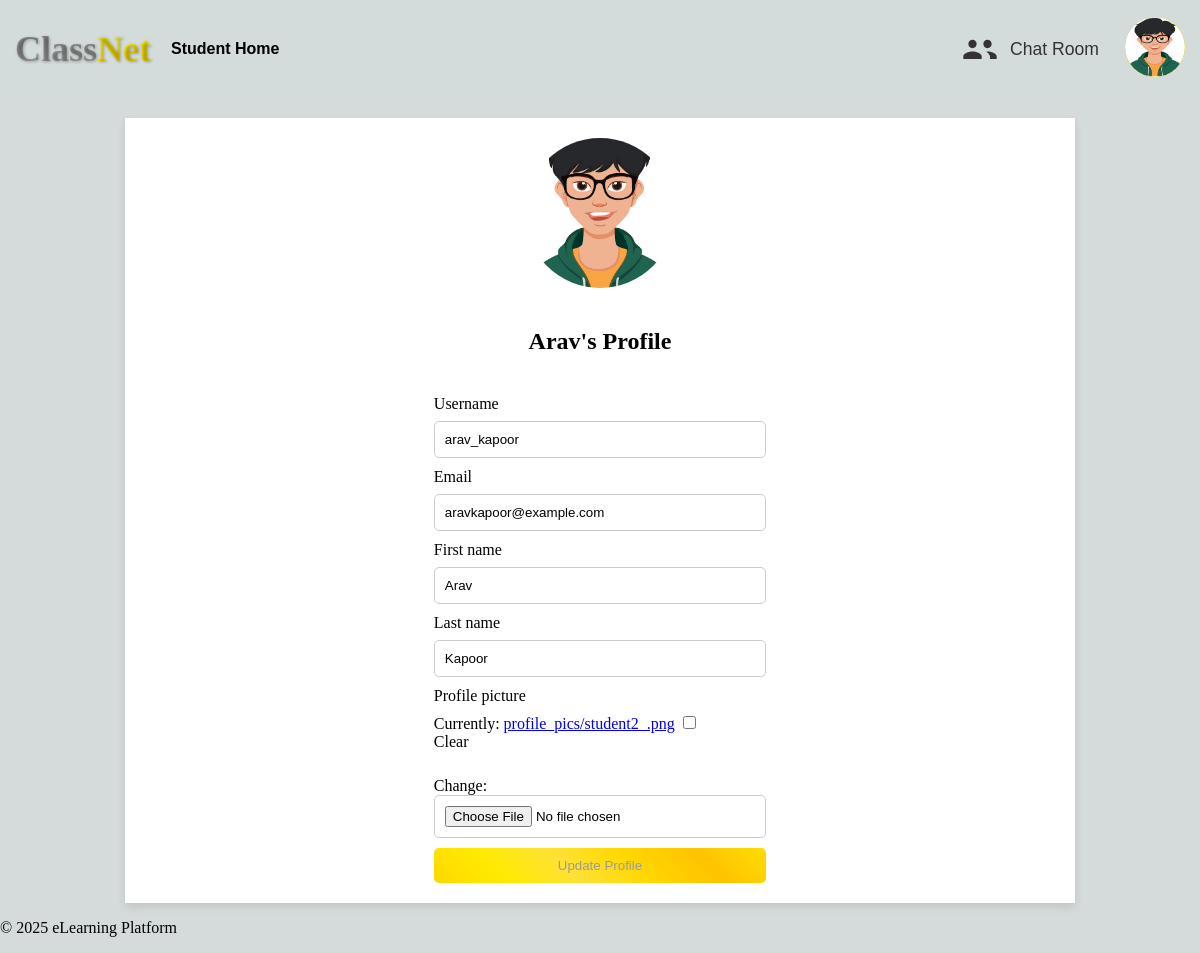
The page /users/profile/ (signed in) on the database its author committed.
### users/models.py (models this page shows, shortened)
class CustomUser(AbstractBaseUser, PermissionsMixin):
    STUDENT = 'student'
    TEACHER = 'teacher'
    USER_TYPE_CHOICES = [
        (STUDENT, 'Student'),
        (TEACHER, 'Teacher'),
    ]
    username = models.CharField(max_length=255, unique=True)
    first_name = models.CharField(max_length=255)
    last_name = models.CharField(max_length=255)
    email = models.EmailField(unique=True)
    profile_picture = models.ImageField(upload_to='profile_pics/', null=True, blank=True)
    user_type = models.CharField(max_length=7, choices=USER_TYPE_CHOICES)
    is_active = models.BooleanField(default=True)
    is_staff = models.BooleanField(default=False)
    is_superuser = models.BooleanField(default=False)
    date_joined = models.DateTimeField(default=timezone.now)
    bio = models.TextField(null=True, blank=True)  # Short biography of the user
    objects = CustomUserManager()
    USERNAME_FIELD = 'username'
    REQUIRED_FIELDS = ['email', 'first_name', 'last_name']
    def get_short_name(self):
        return self.first_name
    def can_view_student_data(self, user):
        return self.user_type == self.TEACHER and user.user_type == self.STUDENT
    class Meta:
        permissions = [
            ("can_view_student_data", "Can view student data")
        ]

### users/views.py (the view)
# urls.py: path('profile/', views.profile, name='profile'),
@login_required
def profile(request):
    user = request.user
    if user.user_type == user.TEACHER:
        user.is_staff = True
    elif user.user_type == user.STUDENT:
        user.is_staff = False
    if request.method == 'POST':
        form = UserUpdateForm(request.POST, request.FILES, instance=user)
        if form.is_valid():
            form.save()
            if user.is_staff:
                return redirect('teacher')
            else:
                return redirect('student')
    else:
        form = UserUpdateForm(instance=user)
    return render(request, 'profile.html', {'form': form})

### users/forms.py
class UserUpdateForm(forms.ModelForm):
    class Meta:
        model = CustomUser
        fields = ['username', 'email', 'first_name', 'last_name', 'profile_picture']

### users/templates/profile.html (shortened to what this page needs)
{% extends 'base_generic.html' %}
{% load static %}
{% block content %}
<div class ="edit-profile">
  {% if user.profile_picture %}
  <img src="{{ user.profile_picture.url }}" alt="Profile Picture" class="profile-picture">
  {% endif %}
  <h2>{{ user.get_short_name }}'s Profile</h2>
  <form method="POST" enctype="multipart/form-data">
    {% for field in form %}
      {% if field.name != 'password' and field.name != 'confirm_password' %}
        <div>
          <label for="{{ field.id_for_label }}">{{ field.label }}</label>
          {{ field }}
        </div>
      {% endif %}
    {% endfor %}
    <button type="submit" class="submit-button">Update Profile</button>
  </form>
</div>
{% endblock %}

### classnet/templates/base_generic.html (shortened to what this page needs)
<!DOCTYPE html>
<html lang="en">
<head>
    {% load static %}
    <link rel="stylesheet" href="{% static 'css/styles.css' %}">
</head>
<body>
    <header>
        <nav>
            <div class="nav-container">
                <div class="logo">
                    <h1><span class="class">Class</span><span class="net">Net</span></h1>
                </div>
                <ul class="nav-left">
                {% if user.is_authenticated %}
                    {% if user.user_type == user.TEACHER %}
                        <li><a href="{% url 'teacher' %}">Teacher Home</a></li>
                    {% elif user.user_type == user.STUDENT %}
                        <li><a href="{% url 'student' %}">Student Home</a></li>
                        {% endif %}
                    {% else %}
                        <li><a href="{% url 'home' %}">Home</a></li>
                    {% endif %}
                </ul>
                <ul class="nav-right">
                    {% if user.is_authenticated %}
                        <a href="{% url 'index' %}" class="chat-link">
                            <button class="chat-button">
                                <span>Chat Room</span>
                            </button>
                        </a>
                    <div class="dropdown">
                        {% if user.profile_picture %}
                        <button class="dropbtn">
                            <img src="{{ user.profile_picture.url }}" alt="Profile Picture" width="40" height="40">
                        </button>
                        {% else %}
                        <button class="dropbtn">{{ user.get_short_name }}</button>
                        {% endif %}
                    </div>
                {% else %}
                    <li><a href="{% url 'login' %}">Login</a></li>
                    <li class="bold-rectangle"><a href="{% url 'register' %}">Register</a></li>
                {% endif %}
            </ul>
            </div>
        </nav>
    </header>
    <main>
        {% block content %}{% endblock %}
    </main>
    <footer>
        <p>&copy; 2025 eLearning Platform</p>
    </footer>
</body>
</html>

### classnet/static/css/styles.css (style rules this page uses)
body { background-color: #D5DBDB; margin: 0; }
.logo h1 { font-family: 'Playfair Display', serif; font-weight: bold; font-size: 36px; margin: 0; padding: 0; text-shadow: 1px 1px 3px rgba(0, 0, 0, 0.3); }
.logo h1 .class { background: linear-gradient(grey, darkgrey); -webkit-background-clip: text; -webkit-text-fill-color: transparent; background-clip: text; color: transparent; }
.logo h1 .net { background: linear-gradient(yellow, gold); -webkit-background-clip: text; -webkit-text-fill-color: transparent; background-clip: text; color: transparent; }
.logo { display: flex; align-items: center; justify-content: center; padding: 20px 0; }
header { width: 100%; box-sizing: border-box; }
nav { background-color: rgba(213, 219, 219, 0.8); padding: 8px 15px; width: 100%; box-sizing: border-box; }
.nav-container { display: flex; align-items: center; }
nav a { color: black; font-weight: bold; font-family: Arial, Helvetica, sans-serif; }
.nav-left, .nav-right { margin: 0; padding: 0; list-style: none; display: flex; }
.nav-left li, .nav-right li { margin: 0 20px; }
.nav-left { justify-content: flex-start; }
.nav-right { margin-left: auto; justify-content: flex-end; }
.nav-left a, .nav-right a { text-decoration: none; font-weight: bold; }
.nav-right { display: flex; align-items: center; justify-content: flex-end; gap: 20px; }
.chat-link, .create-link { text-decoration: none; margin: 0; }
.chat-button,.search-button,.btn-create-course { display: flex; align-items: center; border: none; background: none; cursor: pointer; font-family: Arial, sans-serif; font-size: 1.1rem; gap: 10px; color: #333; margin: 0; display: flex; }
.chat-button svg { width: 40px; height: 40px; transition: transform 0.3s ease; }
.dropbtn { background: linear-gradient(rgb(226, 226, 1), rgb(216, 184, 0)); font-size: 16px; border: none; cursor: pointer; border-radius: 50%; padding: 0; overflow: hidden; width: 60px; height: 60px; margin: 0; text-align: center; line-height: 60px; }
.dropbtn img { display: block; width: 60px; height: 60px; border-radius: 70%; }
.dropdown { position: relative; display: inline-block; }
.profile-picture { display: block; border-radius: 50%; width: 150px; height: 150px; object-fit: cover; margin: 0 auto; }
.edit-profile, .change-password , .status-update, .feedback-form, .search-user-profile { display: flex; flex-direction: column; align-items: center; gap: 20px; width: 100%; max-width: 950px; margin: 0 auto; padding: 20px; background: #fff; box-shadow: 0 4px 8px rgba(0, 0, 0, 0.1); margin-top: 20px; box-sizing: border-box; }
.edit-profile label, .change-password label, .status-update label, .feedback-form { display: block; margin-bottom: 8px; }
.edit-profile input[type="text"], .edit-profile input[type="email"], .edit-profile input[type="password"], .edit-profile select, .edit-profile input[type="file"], .change-password input[type="password"], .feedback-form select, .feedback-form textarea { width: 100%; box-sizing: border-box; padding: 10px; margin-bottom: 10px; border: 1px solid #ccc; border-radius: 5px; }
.edit-profile button, .change-password button, .status-update button, .feedback-form button { width: 100%; padding: 10px; background: linear-gradient(45deg, #FFD700, #FFEA00, #FFE135, #FFD700, #FFC300, #FFDD00); color: #999b9b; border: none; border-radius: 5px; cursor: pointer; }

### rows shown on the page
CustomUser: profile_picture (picture), get_short_name "Arav", form "arav_kapoor" "aravkapoor@example.com" "Arav" "Kapoor"

### other values the page prints
{{ field.label }} "Username" "Email" "First name" "Last name" "Profile picture"
